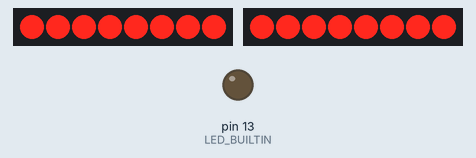
The program below on a simulated Arduino Nano, built with avr-gcc and run on an emulated ATmega328P. On the bench: 2 × 8 shift-register outputs drawn as a row of LEDs (first output left, lit = HIGH), output pins drawn as LEDs (lit = HIGH). Wiring (inferred from the names in the program): 2 × shift register (74HC595): data pin 4, shift clock pin 3, latch pin 6 / data pin 7, shift clock pin 5, latch pin 2. Wiring (inferred from the signals the program sends): 2 × row of LEDs: on Q0, Q1, Q2, Q3, Q4, Q5, Q6, Q7 / on Q0, Q1, Q2, Q3, Q4, Q5, Q6, Q7. Random numbers use the default seed unless the program sets one; pins used as bus, display or sensor lines are not drawn.

Above: at 0.1 s.
At 1.4 s:
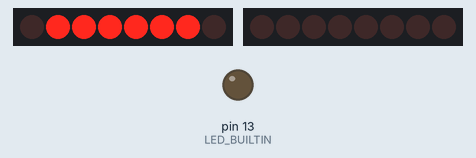
At 23.2 s:
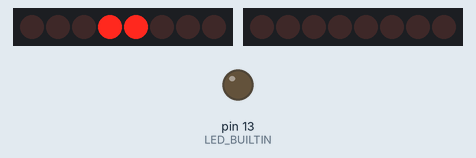
At 34.7 s:
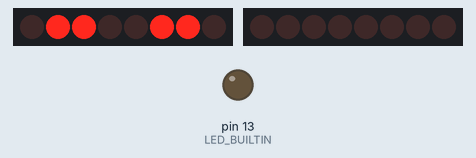
Timing chart, 0 to 40.0 s (numbered marks = the images above):
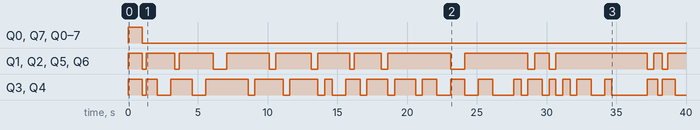

Measured:
- by itself, Q0, Q7, Q0–7: HIGH → LOW at 1.0 s
- by itself, Q1, Q2, Q5, Q6: HIGH → LOW at 1.0 s, → HIGH 0.30 s later, → LOW 2.1 s later, → HIGH 0.30 s later, … (24 changes in this stretch)
- by itself, Q3, Q4: HIGH → LOW at 1.0 s, → HIGH 0.30 s later, → LOW 0.78 s later, → HIGH 0.97 s later, … (41 changes in this stretch)

The program:

main.cpp
```cpp
//**************************************************************//
//  Name    : Matriz_74HC595                                    //
//  Author  : Lautaro Beutel                                    //
//  Date    : 20, 05, 2022                                      //
//  Version : 1.0                                               //
//  Notes   : Este programa utiliza dos registros de            //
//          : desplazamiento para controlar una matriz led      //
//**************************************************************//
#include <Arduino.h>


#define A_SRL_DATA 4
#define A_SHIFT_CLOCK 3
#define A_LATCH_CLOCK 2

#define B_SRL_DATA 7
#define B_SHIFT_CLOCK 5
#define B_LATCH_CLOCK 6

#define INICIO_DELAY 1000
#define SALTO_DELAY 5

//*********************************************** Mapas de bits para los caracteres ******************************************************//
byte FILA[] = {0x7f,0xbf,0xdf,0xef,0xf7,0xfb,0xfd,0xfe};

byte X_0[] = {0x0,0x0,0x0,0x0,0x0,0x0,0x0,0x0};
byte X_1[] = {0x0,0x0,0x0,0x18,0x18,0x0,0x0,0x0};
byte X_2[] = {0x0,0x6,0x6,0x0,0x0,0x60,0x60,0x0};
byte X_3[] = {0x0,0x6,0x6,0x18,0x18,0x60,0x60,0x0};
byte X_4[] = {0x0,0x66,0x66,0x0,0x0,0x66,0x66,0x0};
byte X_5[] = {0x0,0x66,0x66,0x18,0x18,0x66,0x66,0x0};
byte X_6[] = {0xdb,0xdb,0x0,0xdb,0xdb,0x0,0xdb,0xdb};
byte Cor_1[] = {0x0,0x66,0xff,0xff,0xff,0x7e,0x3c,0x18};

//****************************************************************************************************************************************//

void Escribir(int pin_data, int pin_clock, int pin_latch, byte DATA){       //Funcion para enviar data al 74hc595
  shiftOut(pin_data, pin_clock, MSBFIRST, DATA);

  digitalWrite(pin_latch, LOW);     //Latch para el registro de las salidas
  digitalWrite(pin_latch, HIGH);
  digitalWrite(pin_clock, LOW);
}

void Imprimir(byte Dato[], byte fila[]){      //funcion que usar Escribir() para imprimir un caracter a la matriz
  for (int8_t i = 0; i <= 7 ; i++)
  {
    Escribir(A_SRL_DATA, A_SHIFT_CLOCK, A_LATCH_CLOCK, 0x00);
    Escribir(B_SRL_DATA, B_SHIFT_CLOCK, B_LATCH_CLOCK, 0xFF);
    Escribir(A_SRL_DATA, A_SHIFT_CLOCK, A_LATCH_CLOCK, Dato[i]);
    Escribir(B_SRL_DATA, B_SHIFT_CLOCK, B_LATCH_CLOCK, fila[i]);
    //delay(SALTO_DELAY);
  }
}
  int num = 0;

void setup() {
  pinMode(A_SRL_DATA, OUTPUT);      //declaracion de las salidas
  pinMode(A_SHIFT_CLOCK, OUTPUT);
  pinMode(A_LATCH_CLOCK, OUTPUT);

  pinMode(B_SRL_DATA, OUTPUT);      //declaracion de las salidas
  pinMode(B_SHIFT_CLOCK, OUTPUT);
  pinMode(B_LATCH_CLOCK, OUTPUT);

  Escribir(A_SRL_DATA, A_SHIFT_CLOCK, A_LATCH_CLOCK, 0xFF);
  Escribir(B_SRL_DATA, B_SHIFT_CLOCK, B_LATCH_CLOCK, 0x00);
  delay(INICIO_DELAY);

  pinMode(LED_BUILTIN, OUTPUT);

}

boolean bandera = 0;

unsigned long tiempo;
unsigned long intervalo = 500;


void loop() {
  if (millis() - tiempo > intervalo){
    tiempo = millis();
    num = random(1, 6);
  }
  switch (num){
  case 1: Imprimir(X_1, FILA);
    break;
  case 2: Imprimir(X_2, FILA);
    break;
  case 3: Imprimir(X_3, FILA);
    break;
  case 4: Imprimir(X_4, FILA);
    break;
  case 5: Imprimir(X_5, FILA);
    break;
  case 6: Imprimir(X_6, FILA);
    break;

  default:
    break;
  }
}
```
